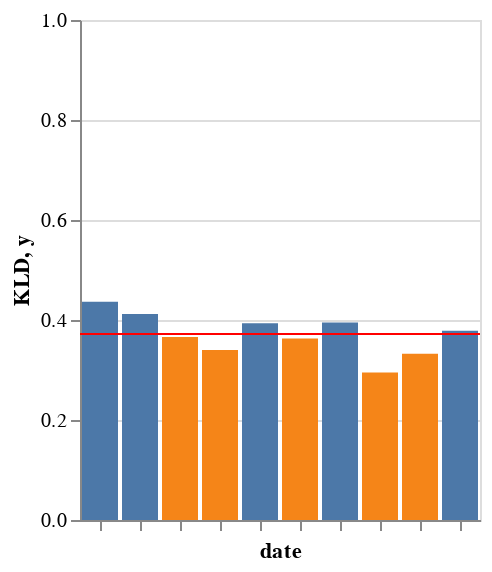
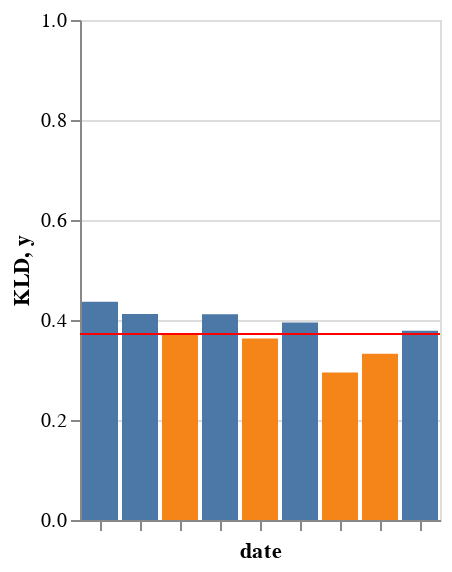
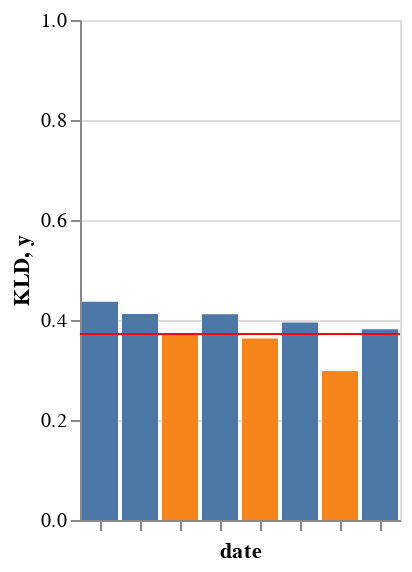
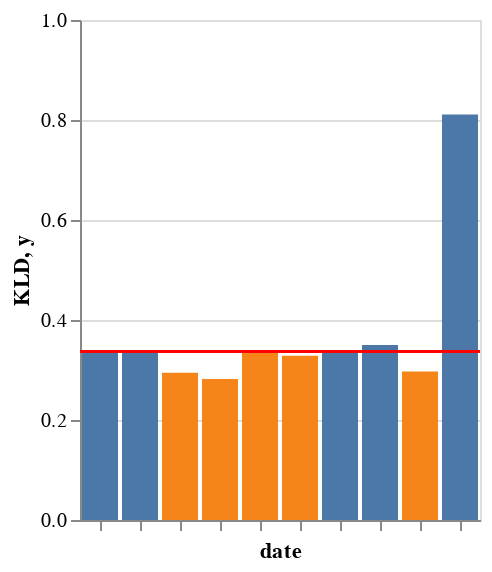

These figures' notebook cell, in order:
### Code cell
base_freq = create_freq()
for subcorpus in ("mainstream", "conspiracy"): # MS!!!
    ncdvr = non_cumulative_dvr(base_freq, subcorpus, "MS", "2019-08-01", "2020-07-04")
    squeezed_freq = squeeze(base_freq, ncdvr, subcorpus)
    sigs = create_and_cut(squeezed_freq, subcorpus)
    sigs

### Figure 1 — Vega-Lite specification as saved in the notebook (floating-point values rounded to 4 significant figures)
{"config": {"view": {"continuousWidth": 400, "continuousHeight": 300}}, "layer": [{"mark": "bar", "encoding": {"color": {"field": "color", "legend": null, "type": "nominal"}, "x": {"axis": {"labels": false}, "field": "date", "type": "ordinal"}, "y": {"field": "KLD", "scale": {"domain": [0, 1]}, "type": "quantitative"}}, "height": 250}, {"mark": {"type": "rule", "color": "red"}, "encoding": {"y": {"field": "y", "type": "quantitative"}}}], "data": {"name": "data-a3f63334e7b90777d624f08f1eb961f2"}, "$schema": "https://vega.github.io/schema/vega-lite/v4.17.0.json", "datasets": {"data-a3f63334e7b90777d624f08f1eb961f2": [{"date": "2019-09-01T00:00:00", "KLD": 0.4366, "subcorpus": "mainstream", "color": false, "y": 0.3722}, {"date": "2019-10-01T00:00:00", "KLD": 0.4118, "subcorpus": "mainstream", "color": false, "y": 0.3722}, {"date": "2019-11-01T00:00:00", "KLD": 0.3659, "subcorpus": "mainstream", "color": true, "y": 0.3722}, {"date": "2019-12-01T00:00:00", "KLD": 0.3399, "subcorpus": "mainstream", "color": true, "y": 0.3722}, {"date": "2020-01-01T00:00:00", "KLD": 0.3936, "subcorpus": "mainstream", "color": false, "y": 0.3722}, {"date": "2020-02-01T00:00:00", "KLD": 0.3629, "subcorpus": "mainstream", "color": true, "y": 0.3722}, {"date": "2020-03-01T00:00:00", "KLD": 0.3952, "subcorpus": "mainstream", "color": false, "y": 0.3722}, {"date": "2020-04-01T00:00:00", "KLD": 0.295, "subcorpus": "mainstream", "color": true, "y": 0.3722}, {"date": "2020-05-01T00:00:00", "KLD": 0.3327, "subcorpus": "mainstream", "color": true, "y": 0.3722}, {"date": "2020-06-01T00:00:00", "KLD": 0.3786, "subcorpus": "mainstream", "color": false, "y": 0.3722}]}}

### Figure 2 — Vega-Lite specification as saved in the notebook (floating-point values rounded to 4 significant figures)
{"config": {"view": {"continuousWidth": 400, "continuousHeight": 300}}, "layer": [{"mark": "bar", "encoding": {"color": {"field": "color", "legend": null, "type": "nominal"}, "x": {"axis": {"labels": false}, "field": "date", "type": "ordinal"}, "y": {"field": "KLD", "scale": {"domain": [0, 1]}, "type": "quantitative"}}, "height": 250}, {"mark": {"type": "rule", "color": "red"}, "encoding": {"y": {"field": "y", "type": "quantitative"}}}], "data": {"name": "data-7eedff61d5e648bcbc96084d8cb3d7d6"}, "$schema": "https://vega.github.io/schema/vega-lite/v4.17.0.json", "datasets": {"data-7eedff61d5e648bcbc96084d8cb3d7d6": [{"date": "2019-09-01T00:00:00", "KLD": 0.4366, "subcorpus": "mainstream", "color": false, "y": 0.3722}, {"date": "2019-10-01T00:00:00", "KLD": 0.4118, "subcorpus": "mainstream", "color": false, "y": 0.3722}, {"date": "2019-11-01T00:00:00", "KLD": 0.3714, "subcorpus": "mainstream", "color": true, "y": 0.3722}, {"date": "2020-01-01T00:00:00", "KLD": 0.4115, "subcorpus": "mainstream", "color": false, "y": 0.3722}, {"date": "2020-02-01T00:00:00", "KLD": 0.3629, "subcorpus": "mainstream", "color": true, "y": 0.3722}, {"date": "2020-03-01T00:00:00", "KLD": 0.3952, "subcorpus": "mainstream", "color": false, "y": 0.3722}, {"date": "2020-04-01T00:00:00", "KLD": 0.295, "subcorpus": "mainstream", "color": true, "y": 0.3722}, {"date": "2020-05-01T00:00:00", "KLD": 0.3327, "subcorpus": "mainstream", "color": true, "y": 0.3722}, {"date": "2020-06-01T00:00:00", "KLD": 0.3786, "subcorpus": "mainstream", "color": false, "y": 0.3722}]}}

### Figure 3 — Vega-Lite specification as saved in the notebook (floating-point values rounded to 4 significant figures)
{"config": {"view": {"continuousWidth": 400, "continuousHeight": 300}}, "layer": [{"mark": "bar", "encoding": {"color": {"field": "color", "legend": null, "type": "nominal"}, "x": {"axis": {"labels": false}, "field": "date", "type": "ordinal"}, "y": {"field": "KLD", "scale": {"domain": [0, 1]}, "type": "quantitative"}}, "height": 250}, {"mark": {"type": "rule", "color": "red"}, "encoding": {"y": {"field": "y", "type": "quantitative"}}}], "data": {"name": "data-c73e1aa4273b00b310b5ac1dccff701d"}, "$schema": "https://vega.github.io/schema/vega-lite/v4.17.0.json", "datasets": {"data-c73e1aa4273b00b310b5ac1dccff701d": [{"date": "2019-09-01T00:00:00", "KLD": 0.4366, "subcorpus": "mainstream", "color": false, "y": 0.3722}, {"date": "2019-10-01T00:00:00", "KLD": 0.4118, "subcorpus": "mainstream", "color": false, "y": 0.3722}, {"date": "2019-11-01T00:00:00", "KLD": 0.3714, "subcorpus": "mainstream", "color": true, "y": 0.3722}, {"date": "2020-01-01T00:00:00", "KLD": 0.4115, "subcorpus": "mainstream", "color": false, "y": 0.3722}, {"date": "2020-02-01T00:00:00", "KLD": 0.3629, "subcorpus": "mainstream", "color": true, "y": 0.3722}, {"date": "2020-03-01T00:00:00", "KLD": 0.3952, "subcorpus": "mainstream", "color": false, "y": 0.3722}, {"date": "2020-04-01T00:00:00", "KLD": 0.2981, "subcorpus": "mainstream", "color": true, "y": 0.3722}, {"date": "2020-06-01T00:00:00", "KLD": 0.3816, "subcorpus": "mainstream", "color": false, "y": 0.3722}]}}

### Figure 4 — Vega-Lite specification as saved in the notebook (floating-point values rounded to 4 significant figures)
{"config": {"view": {"continuousWidth": 400, "continuousHeight": 300}}, "layer": [{"mark": "bar", "encoding": {"color": {"field": "color", "legend": null, "type": "nominal"}, "x": {"axis": {"labels": false}, "field": "date", "type": "ordinal"}, "y": {"field": "KLD", "scale": {"domain": [0, 1]}, "type": "quantitative"}}, "height": 250}, {"mark": {"type": "rule", "color": "red"}, "encoding": {"y": {"field": "y", "type": "quantitative"}}}], "data": {"name": "data-205034076ee111d9aab1abb20dd1a2a5"}, "$schema": "https://vega.github.io/schema/vega-lite/v4.17.0.json", "datasets": {"data-205034076ee111d9aab1abb20dd1a2a5": [{"date": "2019-09-01T00:00:00", "KLD": 0.3379, "subcorpus": "conspiracy", "color": false, "y": 0.337}, {"date": "2019-10-01T00:00:00", "KLD": 0.3385, "subcorpus": "conspiracy", "color": false, "y": 0.337}, {"date": "2019-11-01T00:00:00", "KLD": 0.2947, "subcorpus": "conspiracy", "color": true, "y": 0.337}, {"date": "2019-12-01T00:00:00", "KLD": 0.2819, "subcorpus": "conspiracy", "color": true, "y": 0.337}, {"date": "2020-01-01T00:00:00", "KLD": 0.3365, "subcorpus": "conspiracy", "color": true, "y": 0.337}, {"date": "2020-02-01T00:00:00", "KLD": 0.3286, "subcorpus": "conspiracy", "color": true, "y": 0.337}, {"date": "2020-03-01T00:00:00", "KLD": 0.3376, "subcorpus": "conspiracy", "color": false, "y": 0.337}, {"date": "2020-04-01T00:00:00", "KLD": 0.3498, "subcorpus": "conspiracy", "color": false, "y": 0.337}, {"date": "2020-05-01T00:00:00", "KLD": 0.2968, "subcorpus": "conspiracy", "color": true, "y": 0.337}, {"date": "2020-06-01T00:00:00", "KLD": 0.8112, "subcorpus": "conspiracy", "color": false, "y": 0.337}]}}
